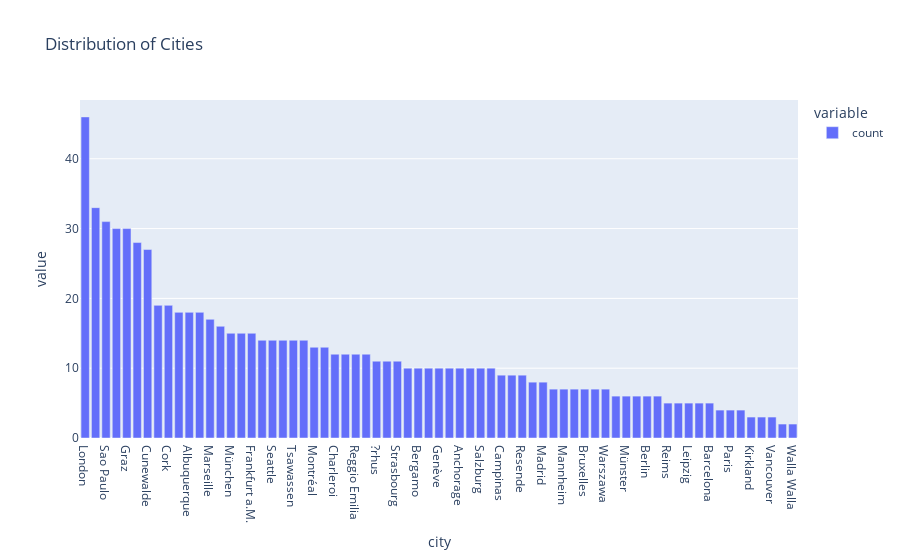

Notebook source saved alongside this figure:
### Code cell
px.bar(data_frame = orders.city.value_counts(), title='Distribution of Cities')

### Figure 1 — Plotly figure (JSON) as saved in the notebook; plotly's stock layout.template omitted (floating-point values rounded to 4 significant figures)
{"data": [{"hovertemplate": "variable=count<br>city=%{x}<br>value=%{y}<extra></extra>", "legendgroup": "count", "marker": {"color": "#636efa", "pattern": {"shape": ""}}, "name": "count", "orientation": "v", "showlegend": true, "textposition": "auto", "type": "bar", "x": ["London", "Rio de Janeiro", "Sao Paulo", "Boise", "Graz", "México D.F.", "Cunewalde", "Br?cke", "Cork", "Lule?", "Albuquerque", "San Crist?bal", "Marseille", "Buenos Aires", "München", "Oulu", "Frankfurt a.M.", "Brandenburg", "Seattle", "Toulouse", "Tsawassen", "Barquisimeto", "Montréal", "Lisboa", "Charleroi", "Portland", "Reggio Emilia", "I. de Margarita", "?rhus", "Eugene", "Strasbourg", "Lyon", "Bergamo", "Stuttgart", "Genève", "Sevilla", "Anchorage", "Cowes", "Salzburg", "K?ln", "Campinas", "Lander", "Resende", "Bern", "Madrid", "Helsinki", "Mannheim", "Nantes", "Bruxelles", "Kobenhavn", "Warszawa", "Torino", "Münster", "Aachen", "Berlin", "Stavern", "Reims", "Lille", "Leipzig", "Elgin", "Barcelona", "Versailles", "Paris", "San Francisco", "Kirkland", "Butte", "Vancouver", "Caracas", "Walla Walla"], "xaxis": "x", "y": [46, 33, 31, 30, 30, 28, 27, 19, 19, 18, 18, 18, 17, 16, 15, 15, 15, 14, 14, 14, 14, 14, 13, 13, 12, 12, 12, 12, 11, 11, 11, 10, 10, 10, 10, 10, 10, 10, 10, 10, 9, 9, 9, 8, 8, 7, 7, 7, 7, 7, 7, 6, 6, 6, 6, 6, 5, 5, 5, 5, 5, 4, 4, 4, 3, 3, 3, 2, 2], "yaxis": "y"}], "layout": {"barmode": "relative", "legend": {"title": {"text": "variable"}, "tracegroupgap": 0}, "title": {"text": "Distribution of Cities"}, "xaxis": {"anchor": "y", "domain": [0, 1], "title": {"text": "city"}}, "yaxis": {"anchor": "x", "domain": [0, 1], "title": {"text": "value"}}}}
